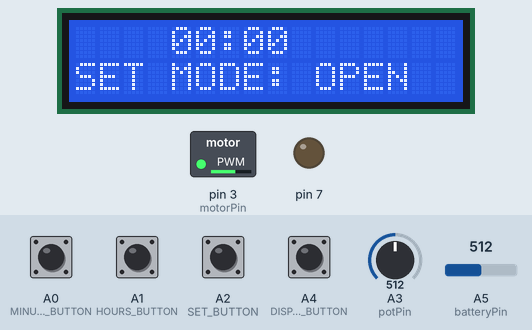
Bench run of a sketch on a simulated Arduino Uno, built with avr-gcc and run on an emulated ATmega328P. Shown: 16×2 character LCD, switched loads named in the sketch (green lamp = pin HIGH), output pins drawn as LEDs (lit = HIGH). Inputs (shaded band) come from the test bench; at power-on: A0 (MINUTES_BUTTON), A1 (HOURS_BUTTON), A2 (SET_BUTTON), A4 (DISPLAY_SWITCH_BUTTON) HIGH, A3 (potPin) = 512, A5 (batteryPin) = 512. What the sketch prints to the serial monitor is not drawn.

Above: at 1.2 s.
1.3 s: A4 (DISPLAY_SWITCH_BUTTON) pulled LOW for 0.15 s
At 2.6 s:
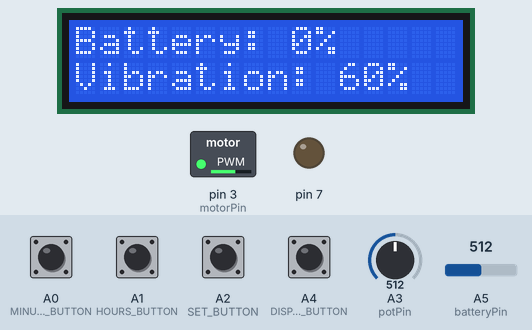
2.9 s: A3 (potPin) set to 716
At 3.5 s:
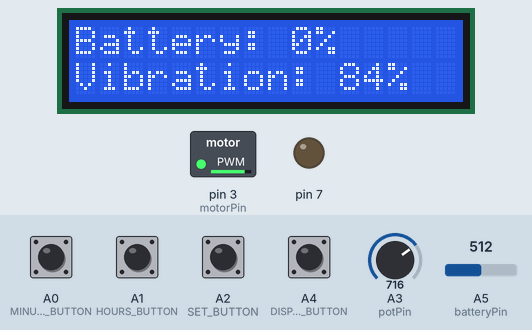
4.5 s: A3 (potPin) set to 306
At 5.8 s:
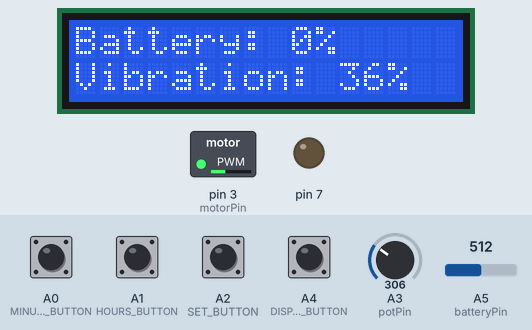
6.1 s: A3 (potPin) set to 122
At 7.2 s:
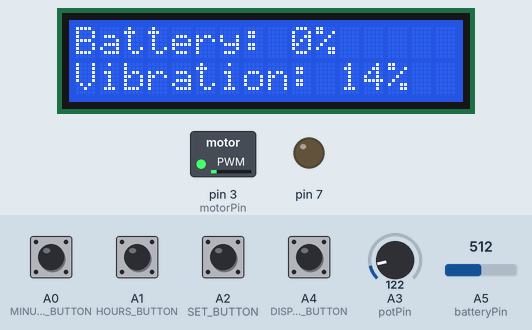
7.7 s: A3 (potPin) set to 0
At 8.4 s:
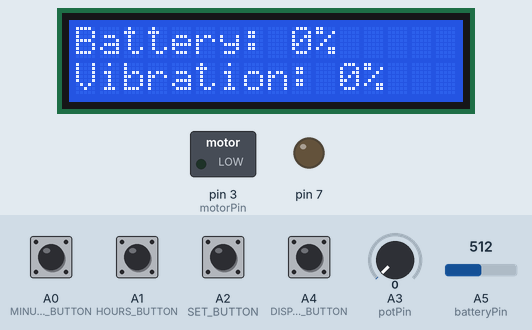
9.3 s: A4 (DISPLAY_SWITCH_BUTTON) pulled LOW for 1 s
At 9.9 s:
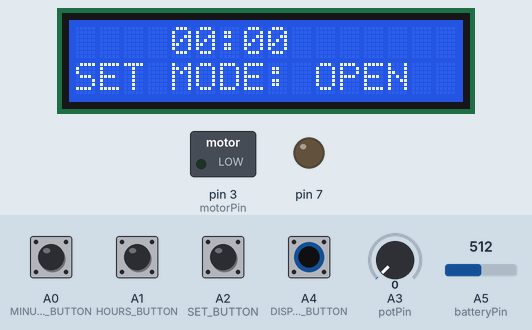
Timing chart, 0 to 12.3 s (numbered marks = the images above; inputs shaded):
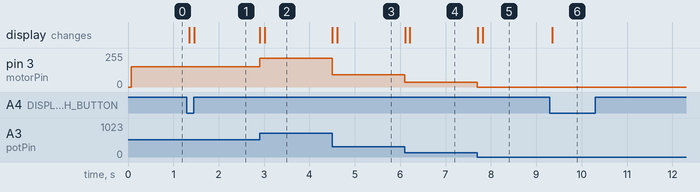

The sketch:

finalfinal.ino
```cpp
#include <LiquidCrystal.h>

// Function prototypes
int getAverageAnalogReading(int pin);
int getBatteryPercentage(int analogValue);
void triggerVibration();

// Pin definitions
const int motorPin = 3;
const int potPin = A3;
const int batteryPin = A5; // Separate analog pin for battery sensor
const int numSamples = 20;

// LCD setup
LiquidCrystal lcd(13, 12, 11, 10, 9, 8);

// Button and sensor pins
#define MINUTES_BUTTON A0
#define HOURS_BUTTON A1
#define SET_BUTTON A2
#define DISPLAY_SWITCH_BUTTON A4

int minutes = 0, hours = 0;
bool setMode = false, showBattery = false;
int vibrationIntensity = 0, storedVibrationIntensity = 0;

// For change tracking
int lastMinutes = -1, lastHours = -1, lastVibrationIntensity = -1;
bool lastSetMode = false, lastShowBattery = false;

// Button state memory
bool lastMinuteButton = HIGH;
bool lastHourButton = HIGH;
bool lastSetButton = HIGH;
bool lastDisplaySwitchButton = HIGH;

// Timing
unsigned long previousMillis = 0;
const unsigned long interval = 1000;

unsigned long lastLCDUpdate = 0;
const unsigned long lcdUpdateInterval = 500; // Now updates every 500ms

void setup() {
    Serial.begin(9600);
    pinMode(motorPin, OUTPUT);
    pinMode(MINUTES_BUTTON, INPUT_PULLUP);
    pinMode(HOURS_BUTTON, INPUT_PULLUP);
    pinMode(SET_BUTTON, INPUT_PULLUP);
    pinMode(DISPLAY_SWITCH_BUTTON, INPUT_PULLUP);
    pinMode(7, OUTPUT);

    lcd.begin(16, 2);
    updateDisplay();  // Initial display
}

void loop() {
    handleButtons();
    handleVibrationInput();
    controlVibrationMotor();

    if (setMode && (hours > 0 || minutes > 0)) {
        runCountdown();
    }

    if ((minutes != lastMinutes || hours != lastHours ||
         storedVibrationIntensity != lastVibrationIntensity ||
         showBattery != lastShowBattery || setMode != lastSetMode) &&
         millis() - lastLCDUpdate >= lcdUpdateInterval) {

        updateDisplay();
        lastLCDUpdate = millis();

        lastMinutes = minutes;
        lastHours = hours;
        lastVibrationIntensity = storedVibrationIntensity;
        lastShowBattery = showBattery;
        lastSetMode = setMode;
    }
}

void handleButtons() {
    bool minuteButton = digitalRead(MINUTES_BUTTON);
    bool hourButton = digitalRead(HOURS_BUTTON);
    bool setButton = digitalRead(SET_BUTTON);
    bool displaySwitchButton = digitalRead(DISPLAY_SWITCH_BUTTON);

    if (minuteButton == LOW && lastMinuteButton == HIGH) {
        delay(50);
        if (digitalRead(MINUTES_BUTTON) == LOW && !setMode) {
            minutes = (minutes + 10) % 60;
        }
    }
    lastMinuteButton = minuteButton;

    if (hourButton == LOW && lastHourButton == HIGH) {
        delay(50);
        if (digitalRead(HOURS_BUTTON) == LOW && !setMode) {
            hours = (hours + 1) % 13;
        }
    }
    lastHourButton = hourButton;

    if (setButton == LOW && lastSetButton == HIGH) {
        delay(50);
        if (digitalRead(SET_BUTTON) == LOW) {
            setMode = !setMode;
        }
    }
    lastSetButton = setButton;

    if (displaySwitchButton == LOW && lastDisplaySwitchButton == HIGH) {
        delay(50);
        if (digitalRead(DISPLAY_SWITCH_BUTTON) == LOW) {
            showBattery = !showBattery;
        }
    }
    lastDisplaySwitchButton = displaySwitchButton;
}

void handleVibrationInput() {
    int potValue = analogRead(potPin);
    int mappedValue = map(potValue, 0, 845, 0, 100); // More responsive: 850 = 100%
    mappedValue = constrain(mappedValue, 0, 100);    // ✅ Keep within bounds

    // Prevent unnecessary updates if the pot is jittery
    if (abs(mappedValue - storedVibrationIntensity) >= 2) {
        storedVibrationIntensity = mappedValue;
    }

    if (!setMode && (hours == 0 && minutes == 0)) {
        vibrationIntensity = storedVibrationIntensity;
    }
}

void controlVibrationMotor() {
    int motorValue = map(vibrationIntensity, 0, 100, 0, 255);
    analogWrite(motorPin, motorValue);
    Serial.println(motorValue);
}

void updateDisplay() {
    lcd.clear();

    if (showBattery) {
        int batteryAnalog = getAverageAnalogReading(batteryPin); // Battery now reads separately

        lcd.setCursor(0, 0);
        lcd.print("Battery: ");
        lcd.print(getBatteryPercentage(batteryAnalog));
        lcd.print("%");

        lcd.setCursor(0, 1);
        lcd.print("Vibration: ");
        lcd.print(storedVibrationIntensity);
        lcd.print("%");
    } else {
        lcd.setCursor(4, 0);
        lcd.print(hours < 10 ? "0" : "");
        lcd.print(hours);
        lcd.print(":");
        lcd.print(minutes < 10 ? "0" : "");
        lcd.print(minutes);

        lcd.setCursor(0, 1);
        lcd.print(setMode ? "SET MODE: LOCKED" : "SET MODE: OPEN ");
    }
}

int getBatteryPercentage(int analogValue) {
    const int minADC = 710;
    const int maxADC = 970;
    float batteryPercentage = ((float)(analogValue - minADC) / (maxADC - minADC)) * 100.0;

    if (batteryPercentage > 100.0) batteryPercentage = 100.0;
    else if (batteryPercentage < 0.0) batteryPercentage = 0.0;

    return (int)batteryPercentage;
}

void runCountdown() {
    unsigned long currentMillis = millis();

    if (currentMillis - previousMillis >= interval) {
        previousMillis = currentMillis;

        if (minutes == 0 && hours > 0) {
            hours--;
            minutes = 59;
        } else if (minutes > 0) {
            minutes--;
        }

        if (minutes == 0 && hours == 0) {
            triggerVibration();
        }
    }
}

void triggerVibration() {
    int motorValue = map(storedVibrationIntensity, 0, 100, 0, 255);

    lcd.clear();
    lcd.setCursor(0, 0);
    lcd.print("!!! WAKE UP !!!");

    // Haptic pattern: vibrate 3s, pause 0.5s for 30 seconds total
    unsigned long startTime = millis();
    while (millis() - startTime < 30000) {
        analogWrite(motorPin, motorValue);
        delay(3000);
        analogWrite(motorPin, 0);
        delay(500);
    }

    analogWrite(motorPin, 0);
    vibrationIntensity = 0;

    // ✅ Show ALARM OVER message
    lcd.clear();
    lcd.setCursor(3, 0);
    lcd.print("ALARM OVER");
    lcd.setCursor(2, 1);
    lcd.print("Good Morning!");
    delay(4000); // Show message for 4 seconds
}

int getAverageAnalogReading(int pin) {
    long sum = 0;
    for (int i = 0; i < numSamples; i++) {
        sum += analogRead(pin);
        delay(5);
    }
    return sum / numSamples;
}
```

Measured:
- after the input at 1.3 s, the display: first changes after 0.05 s (image 1 shows a later state)
- after the input at 2.9 s, pin 3 (motorPin): 153/255 → 214/255 at once; the display: first changes at once (image 2 shows a later state)
- after the input at 4.5 s, pin 3 (motorPin): 214/255 → 91/255 at once; the display: first changes at once (image 3 shows a later state)
- after the input at 6.1 s, pin 3 (motorPin): 91/255 → 35/255 at once; the display: first changes at once (image 4 shows a later state)
- after the input at 7.7 s, pin 3 (motorPin): 35/255 → 0/255 at once; the display: first changes at once (image 5 shows a later state)
- after the input at 9.3 s, the display: changes after 0.06 s (image 6)
